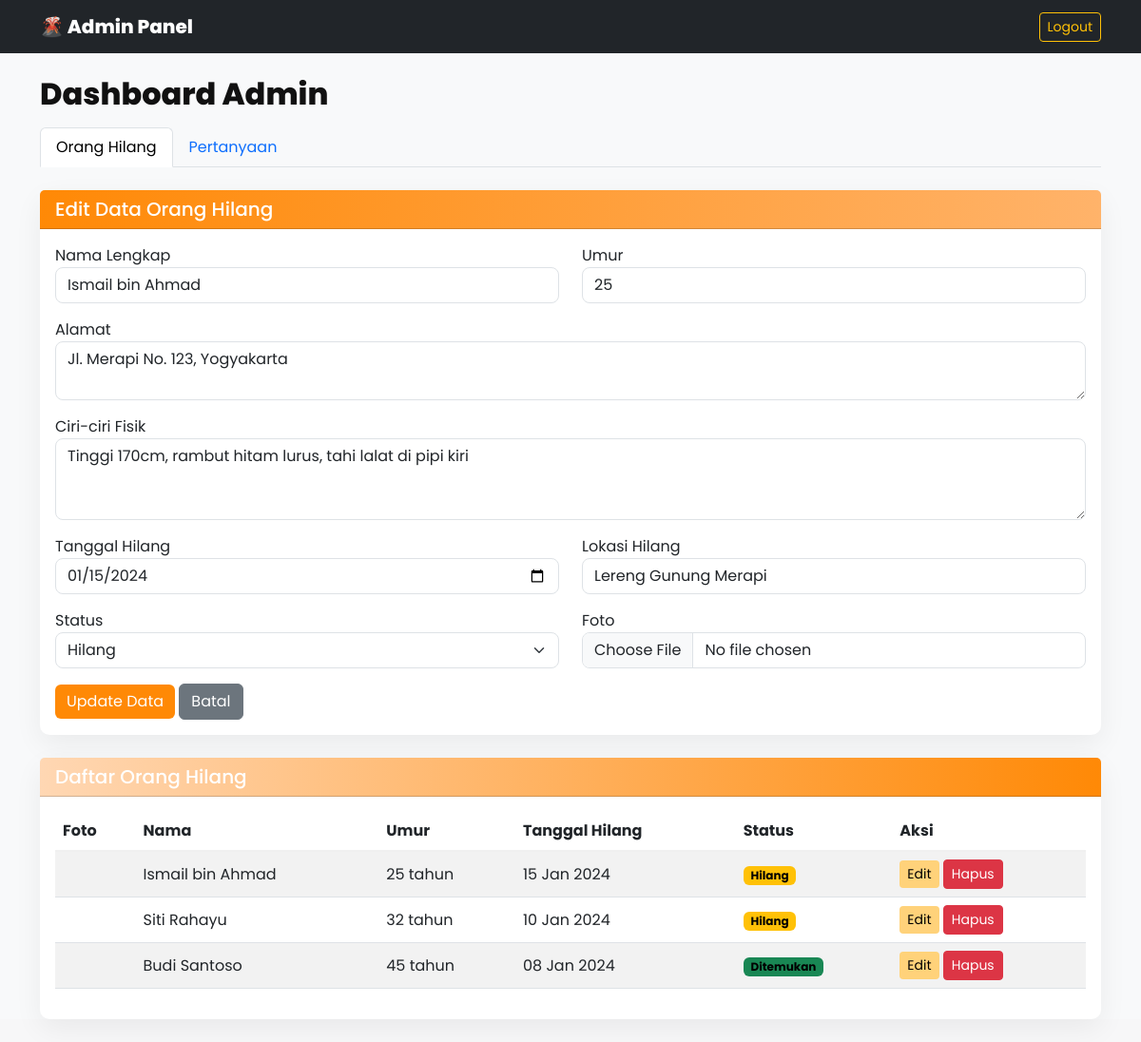
/admin.php?edit=1 (signed in), run on the app's committed database.
### tables this page shows
CREATE TABLE `orang_hilang` (
  `id` int(11) NOT NULL,
  `nama` varchar(100) NOT NULL,
  `umur` int(11) DEFAULT NULL,
  `alamat` text DEFAULT NULL,
  `ciri_fisik` text DEFAULT NULL,
  `tanggal_hilang` date DEFAULT NULL,
  `lokasi_hilang` varchar(255) DEFAULT NULL,
  `foto` varchar(255) DEFAULT NULL,
  `status` enum('hilang','ditemukan') DEFAULT 'hilang',
  `created_at` timestamp NOT NULL DEFAULT current_timestamp()
);

### config.php (called while the page is built, shortened)
<?php
$host = 'localhost';
$user = 'root';
$pass = '';
$db   = 'nada_vulkanik';
$conn = new mysqli($host, $user, $pass, $db);
$conn->set_charset("utf8");
function sanitize($data) {
    global $conn;
    return mysqli_real_escape_string($conn, htmlspecialchars(strip_tags(trim($data))));
}
?>

### admin.php (the view, shortened to what this page needs)
<?php
require 'config.php';
$orang_hilang_query = "SELECT * FROM orang_hilang ORDER BY created_at DESC";
$orang_hilang_result = $conn->query($orang_hilang_query);
$edit_data = null;
if (isset($_GET['edit'])) {
    $id = sanitize($_GET['edit']);
    $edit_query = "SELECT * FROM orang_hilang WHERE id='$id'";
    $edit_result = $conn->query($edit_query);
    if ($edit_result->num_rows > 0) {
        $edit_data = $edit_result->fetch_assoc();
    }
}
?>
<!DOCTYPE html>
<html lang="id">
<head>
    <link href="https://cdn.jsdelivr.net/npm/bootstrap@5.3.0/dist/css/bootstrap.min.css" rel="stylesheet">
    <link rel="stylesheet" href="css/admin.css">
</head>
<body class="bg-light">
    <nav class="navbar navbar-dark bg-dark">
        <div class="container">
            <a class="navbar-brand" href="admin.php">🌋 Admin Panel</a>
            <div class="navbar-nav ms-auto">
                <a class="btn btn-outline-warning btn-sm" href="logout.php">Logout</a>
            </div>
        </div>
    </nav>
    <div class="container my-4">
        <h2>Dashboard Admin</h2>
        <ul class="nav nav-tabs mb-4" id="adminTabs" role="tablist">
            <li class="nav-item" role="presentation">
                <button class="nav-link active" id="orang-tab" data-bs-toggle="tab" data-bs-target="#orang" type="button">Orang Hilang</button>
            </li>
            <li class="nav-item" role="presentation">
                <button class="nav-link" id="pertanyaan-tab" data-bs-toggle="tab" data-bs-target="#pertanyaan" type="button">Pertanyaan</button>
            </li>
        </ul>
        <div class="tab-content" id="adminTabsContent">
            <div class="tab-pane fade show active" id="orang" role="tabpanel">
                <div class="card mb-4">
                    <div class="card-header bg-primary text-white">
                        <h5 class="mb-0"><?php echo $edit_data ? 'Edit' : 'Tambah'; ?> Data Orang Hilang</h5>
                    </div>
                    <div class="card-body">
                        <form method="POST" enctype="multipart/form-data">
                            <div class="row">
                                <div class="col-md-6 mb-3">
                                    <label>Nama Lengkap</label>
                                    <input type="text" class="form-control" name="nama"
                                           value="<?php echo $edit_data ? $edit_data['nama'] : ''; ?>" required>
                                </div>
                                <div class="col-md-6 mb-3">
                                    <label>Umur</label>
                                    <input type="number" class="form-control" name="umur"
                                           value="<?php echo $edit_data ? $edit_data['umur'] : ''; ?>" required>
                                </div>
                            </div>
                            <div class="mb-3">
                                <label>Alamat</label>
                                <textarea class="form-control" name="alamat" rows="2" required><?php echo $edit_data ? $edit_data['alamat'] : ''; ?></textarea>
                            </div>
                            <div class="mb-3">
                                <label>Ciri-ciri Fisik</label>
                                <textarea class="form-control" name="ciri_fisik" rows="3" required><?php echo $edit_data ? $edit_data['ciri_fisik'] : ''; ?></textarea>
                            </div>
                            <div class="row">
                                <div class="col-md-6 mb-3">
                                    <label>Tanggal Hilang</label>
                                    <input type="date" class="form-control" name="tanggal_hilang"
                                           value="<?php echo $edit_data ? $edit_data['tanggal_hilang'] : ''; ?>" required>
                                </div>
                                <div class="col-md-6 mb-3">
                                    <label>Lokasi Hilang</label>
                                    <input type="text" class="form-control" name="lokasi_hilang"
                                           value="<?php echo $edit_data ? $edit_data['lokasi_hilang'] : ''; ?>" required>
                                </div>
                            </div>
                            <div class="row">
                                <div class="col-md-6 mb-3">
                                    <label>Status</label>
                                    <select class="form-select" name="status" required>
                                        <option value="hilang" <?php echo ($edit_data && $edit_data['status'] == 'hilang') ? 'selected' : ''; ?>>Hilang</option>
                                    </select>
                                </div>
                                <div class="col-md-6 mb-3">
                                    <label>Foto</label>
                                    <input type="file" class="form-control" name="foto" accept="image/*">
                                </div>
                            </div>
                            <button type="submit" class="btn btn-success" name="<?php echo $edit_data ? 'edit_orang_hilang' : 'tambah_orang_hilang'; ?>">
                                <?php echo $edit_data ? 'Update' : 'Tambah'; ?> Data
                            </button>
                            <?php if ($edit_data): ?>
                                <a href="admin.php" class="btn btn-secondary">Batal</a>
                            <?php endif; ?>
                        </form>
                    </div>
                </div>
                <div class="card">
                    <div class="card-header bg-info text-white">
                        <h5 class="mb-0">Daftar Orang Hilang</h5>
                    </div>
                    <div class="card-body">
                        <?php if ($orang_hilang_result->num_rows > 0): ?>
                            <div class="table-responsive">
                                <table class="table table-striped">
                                    <thead>
                                        <tr>
                                            <th>Foto</th>
                                            <th>Nama</th>
                                            <th>Umur</th>
                                            <th>Tanggal Hilang</th>
                                            <th>Status</th>
                                            <th>Aksi</th>
                                        </tr>
                                    </thead>
                                    <tbody>
                                        <?php while($person = $orang_hilang_result->fetch_assoc()): ?>
                                            <tr>
                                                <td>
                                                </td>
                                                <td><?php echo htmlspecialchars($person['nama']); ?></td>
                                                <td><?php echo $person['umur']; ?> tahun</td>
                                                <td><?php echo date('d M Y', strtotime($person['tanggal_hilang'])); ?></td>
                                                <td>
                                                    <?php if ($person['status'] == 'hilang'): ?>
                                                        <span class="badge bg-warning">Hilang</span>
                                                    <?php else: ?>
                                                        <span class="badge bg-success">Ditemukan</span>
                                                    <?php endif; ?>
                                                </td>
                                                <td>
                                                    <a href="admin.php?edit=<?php echo $person['id']; ?>" class="btn btn-sm btn-warning">Edit</a>
                                                    <a href="admin.php?hapus=<?php echo $person['id']; ?>" class="btn btn-sm btn-danger" onclick="return confirm('Yakin hapus data?')">Hapus</a>
                                                </td>
                                            </tr>
                                        <?php endwhile; ?>
                                    </tbody>
                                </table>
                            </div>
                        <?php else: ?>
                            <p class="text-muted">Belum ada data orang hilang.</p>
                        <?php endif; ?>
                    </div>
                </div>
            </div>
        </div>
    </div>
</body>
</html>

### css/admin.css (style rules this page uses)
:root { --accent: #FF8906; --bg: #fff; --muted: #6b6b78; --card-bg: #ffffff; --panel-shadow: 0 10px 30px rgba(9,13,19,0.06); }
html,body { font-family: 'Poppins', system-ui, -apple-system, 'Segoe UI', Roboto, Arial; background: #f7f7f8; color: #111; }
.navbar-brand { font-weight:800; }
.container.my-4 h2 { font-weight:800; margin-bottom:1rem; }
.card .card-header.bg-primary { background: linear-gradient(90deg,var(--accent), #ffb36a); color:#000; }
.card .card-header.bg-info { background: linear-gradient(90deg,#ffd7b3,var(--accent)); color:#000; }
.card { border:0; border-radius:10px; box-shadow: var(--panel-shadow); }
.form-control, .form-select { border-radius:8px; }
.btn-success { background:var(--accent); border:0; box-shadow:none; }
.btn-warning { background:#ffd27a; color:#000; border:0; }
.table thead th { background:transparent; border-bottom:2px solid rgba(0,0,0,0.06); }
.table tbody tr td { vertical-align:middle; }
.badge.bg-warning { background:#ffd27a; color:#000; }
.badge.bg-success { background:#8fd19b; color:#000; }

### data on the page
orang_hilang: nama "Ismail bin Ahmad", umur "25", alamat "Jl. Merapi No. 123, Yogyakarta", ciri_fisik "Tinggi 170cm, rambut hitam lurus, tahi lalat di pipi kiri", tanggal_hilang "01/15/2024", lokasi_hilang "Lereng Gunung Merapi", status "Hilang", tanggal_hilang "15 Jan 2024"
orang_hilang: nama "Siti Rahayu", umur "32", tanggal_hilang "10 Jan 2024", status "Hilang"
orang_hilang: nama "Budi Santoso", umur "45", tanggal_hilang "08 Jan 2024", status "Ditemukan"
